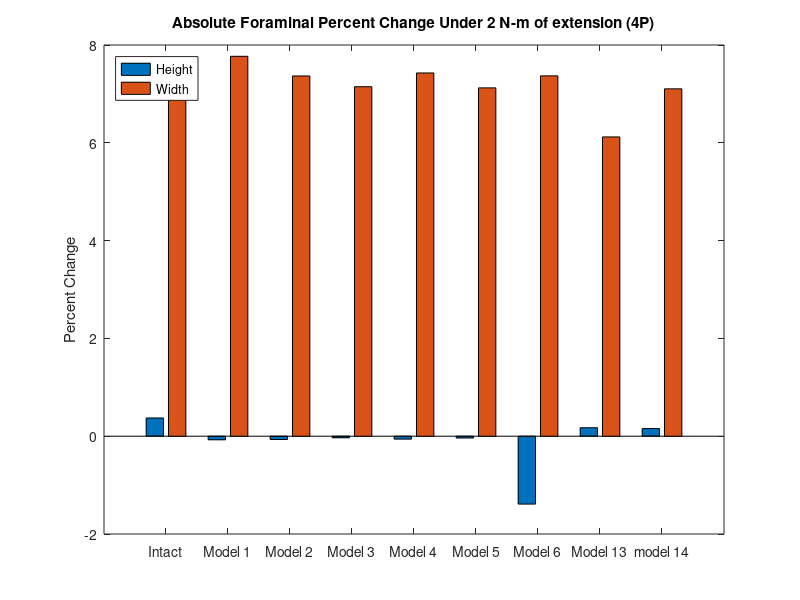
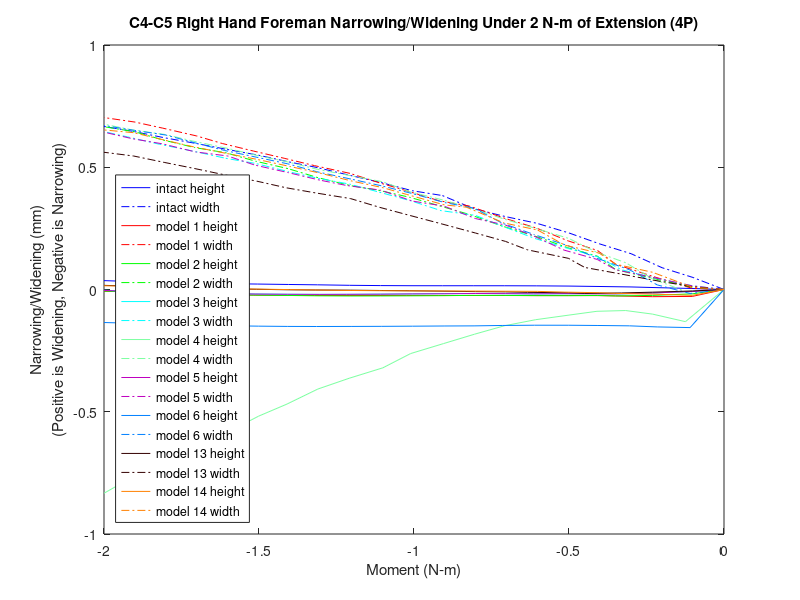

Here is the MATLAB script that generated these plots, in order:
%% foramen height and width narrowing/widening 
% for all models for the c3-c4 right hand side foramen 
% 4457,20101,9037,21922

% 4P!!

% Values for displacement and base coordinates have not yet been updated from copy paste.

k=21;
zero1=[0 0 0 0 0 0 0 0 0 0 0 0 0 0 0 0 0 0 0 0 0];

mag15y=zero1;
mag15x=zero1;
width15=zero1;
height15=zero1;

mag14y=zero1;
mag14x=zero1;
width14=zero1;
height14=zero1;

mag13y=zero1;
mag13x=zero1;
width13=zero1;
height13=zero1;

mag6y=zero1;
mag6x=zero1;
width6=zero1;
height6=zero1;

mag5y=zero1;
mag5x=zero1;
width5=zero1;
height5=zero1;

mag4y=zero1;
mag4x=zero1;
width4=zero1;
height4=zero1;

mag3y=zero1;
mag3x=zero1;
width3=zero1;
height3=zero1;


mag2y=zero1;
mag2x=zero1;
width2=zero1;
height2=zero1;

mag1y=zero1;
mag1x=zero1;
width1=zero1;
height1=zero1;
% 4457,20101,9037,21922
%% model15_intact_TLC_4P
t15=[2 2.05 2.1 2.15 2.2 2.25 2.30198 2.35365 2.40358 2.45421 2.50322 2.55384 2.60384 2.65565 2.70225 2.75206 2.80139 2.85108 2.90339 2.95085 3];

% 4457
aa1=-9.37506+[5.0731200e-01   7.4153900e-01   7.9163500e-01   8.1802000e-01   8.4803800e-01   9.0551400e-01   9.6168400e-01   1.0005300e+00   1.0411500e+00   1.1057900e+00   1.1288700e+00   1.1681100e+00   1.2015800e+00   1.2368000e+00   1.2638600e+00   1.2971700e+00   1.3251000e+00   1.3530200e+00   1.3796600e+00   1.4065500e+00   1.4273400e+00];
aa2=448.144+[1.0306900e+00  -5.5269600e-01  -1.9415400e+00  -3.5610500e+00  -4.4633800e+00  -5.4438200e+00  -6.2782600e+00  -6.8653100e+00  -7.5464400e+00  -8.7645600e+00  -9.2308900e+00  -1.0028600e+01  -1.0715600e+01  -1.1452000e+01  -1.2039300e+01  -1.2763300e+01  -1.3378600e+01  -1.4024100e+01  -1.4651200e+01  -1.5308400e+01  -1.5815000e+01];
aa3=-689.149+[-6.7815900e-01  -5.0770600e-01  -4.3422000e-01  -4.2914100e-01  -4.6139600e-01  -5.1652100e-01  -5.7910700e-01  -6.3274200e-01  -7.0538900e-01  -8.5976400e-01  -9.2734900e-01  -1.0531500e+00  -1.1709500e+00  -1.3075800e+00  -1.4245100e+00  -1.5784900e+00  -1.7181500e+00  -1.8731100e+00  -2.0316800e+00  -2.2063900e+00  -2.3462500e+00];

% 20101
ab1=-11.8681+[3.3679400e-01   5.0847000e-01   5.4206000e-01   5.5041600e-01   5.6547700e-01   6.0302400e-01   6.4074000e-01   6.6704000e-01   6.9457100e-01   7.3895400e-01   7.5532900e-01   7.8303000e-01   8.0628800e-01   8.3069500e-01   8.5031100e-01   8.7537000e-01   8.9709200e-01   9.1900600e-01   9.3975900e-01   9.6084700e-01   9.7649500e-01];
ab2=447.151+[5.9687600e-01  -5.7296900e-01  -1.5969800e+00  -2.7723600e+00  -3.4136300e+00  -4.1037900e+00  -4.6868700e+00  -5.0952400e+00  -5.5695400e+00  -6.4193500e+00  -6.7455500e+00  -7.3045100e+00  -7.7860900e+00  -8.3028400e+00  -8.7165000e+00  -9.2280800e+00  -9.6638300e+00  -1.0121000e+01  -1.0565600e+01  -1.1032500e+01  -1.1391300e+01];
ab3=-698.575+[-5.1114300e-01  -3.8109800e-01  -3.3857800e-01  -3.5194300e-01  -3.8374200e-01  -4.2845600e-01  -4.7373700e-01  -5.1077500e-01  -5.5987300e-01  -6.6152300e-01  -7.0551400e-01  -7.8637200e-01  -8.6095600e-01  -9.4681300e-01  -1.0198100e+00  -1.1154500e+00  -1.2017500e+00  -1.2973500e+00  -1.3950500e+00  -1.5023700e+00  -1.5881000e+00];

% 9037
ac1=-7.50723+[5.6194400e-01   7.9466000e-01   8.3792000e-01   8.5535800e-01   8.7971900e-01   9.3076500e-01   9.8070600e-01   1.0147900e+00   1.0499500e+00   1.1055300e+00   1.1253400e+00   1.1590000e+00   1.1875700e+00   1.2173200e+00   1.2400700e+00   1.2684600e+00   1.2923000e+00   1.3159300e+00   1.3383900e+00   1.3609400e+00   1.3784600e+00];
ac2=444.719+[1.0471600e+00  -4.7060700e-01  -1.8047100e+00  -3.3529700e+00  -4.2104300e+00  -5.1378300e+00  -5.9242400e+00  -6.4760400e+00  -7.1148500e+00  -8.2531100e+00  -8.6875500e+00  -9.4290900e+00  -1.0065900e+01  -1.0746900e+01  -1.1288900e+01  -1.1955100e+01  -1.2519900e+01  -1.3111000e+01  -1.3684100e+01  -1.4283300e+01  -1.4744200e+01];
ac3=-690.512+[-6.4682200e-01  -6.3396200e-01  -6.8488300e-01  -8.2594700e-01  -9.4277900e-01  -1.0915200e+00  -1.2343100e+00  -1.3443000e+00  -1.4816500e+00  -1.7499200e+00  -1.8603400e+00  -2.0585300e+00  -2.2379700e+00  -2.4397800e+00  -2.6078400e+00  -2.8238800e+00  -3.0154700e+00  -3.2240400e+00  -3.4337700e+00  -3.6611200e+00  -3.8408800e+00];

% 21922
ad1=-12.9198+[3.2311600e-01   5.0673800e-01   5.4856300e-01   5.6733200e-01   5.8952000e-01   6.3576500e-01   6.8178100e-01   7.1424900e-01   7.4873500e-01   8.0426800e-01   8.2453000e-01   8.5884500e-01   8.8776100e-01   9.1844900e-01   9.4303100e-01   9.7374900e-01   1.0001200e+00   1.0268900e+00   1.0523800e+00   1.0783600e+00   1.0977400e+00];
ad2=450.785+[6.8449100e-01  -6.1448700e-01  -1.7501600e+00  -3.0573600e+00  -3.7734400e+00  -4.5474400e+00  -5.2036400e+00  -5.6644200e+00  -6.2006100e+00  -7.1643400e+00  -7.5351900e+00  -8.1715900e+00  -8.7210000e+00  -9.3115200e+00  -9.7849300e+00  -1.0371500e+01  -1.0871900e+01  -1.1397800e+01  -1.1910100e+01  -1.2448800e+01  -1.2863500e+01];
ad3=-694.998+[-6.0699400e-01  -3.3992100e-01  -1.8734900e-01  -7.8878700e-02  -4.4853400e-02  -1.8600700e-02  -4.2969600e-03   6.1637800e-05  -1.6583700e-03  -2.0276700e-02  -3.3108000e-02  -6.1603300e-02  -9.1984600e-02  -1.3141600e-01  -1.6813200e-01  -2.1991600e-01  -2.6975900e-01  -3.2799200e-01  -3.9021700e-01  -4.6124000e-01  -5.1975800e-01];

ya1=aa1-ab1;
ya2=aa2-ab2;
ya3=aa3-ab3;
xa1=ad1-ac1;
xa2=ad2-ac2;
xa3=ad3-ac3;
x15=[xa1',xa2',xa3'];
y15=[ya1',ya2',ya3'];

for n=1:k
    mag15x(n)=sqrt(x15(n,1)^2+x15(n,2)^2+x15(n,3)^2);
end
for n=1:k
    mag15y(n)=sqrt(y15(n,1)^2+y15(n,2)^2+y15(n,3)^2);
end
for n=1:k
    width15(n)=mag15x(1,1)-mag15x(1,n);
end
for n=1:k
    height15(n)=mag15y(1,1)-mag15y(1,n);
end

%% model1_slideslide_tether/S2_4P
t1=[2 2.05126 2.11533 2.17471 2.20404 2.25121 2.30289 2.35286 2.41117 2.46025 2.51267 2.5564 2.60334 2.66048 2.70822 2.759 2.80923 2.85061 2.90524 2.95003 3];

% 4457
ae1=-9.37506+[-3.0640500e-01  -6.8329000e-02   1.9138200e-01   3.6469500e-01   5.5920600e-01   6.8057200e-01   8.2513000e-01   9.0623300e-01   1.0042700e+00   1.0408900e+00   1.1039000e+00   1.1519800e+00   1.2038200e+00   1.2452800e+00   1.2827700e+00   1.3184500e+00   1.3525400e+00   1.3856900e+00   1.4180900e+00   1.4442200e+00   1.4636500e+00];
ae2=448.144+[2.1859200e+00   1.6830700e+00   6.6479300e-01  -2.6589400e-01  -1.4461700e+00  -2.3439100e+00  -3.6745800e+00  -4.6250800e+00  -5.9141500e+00  -6.4674600e+00  -7.5212500e+00  -8.3851900e+00  -9.3931200e+00  -1.0263100e+01  -1.1099200e+01  -1.1962900e+01  -1.2822600e+01  -1.3671700e+01  -1.4507300e+01  -1.5216500e+01  -1.5756000e+01];
ae3=-689.149+[-1.1481100e+00  -1.3098300e+00  -1.0702700e+00  -9.2384800e-01  -7.9248600e-01  -7.4299200e-01  -7.1360500e-01  -7.2894400e-01  -7.9161000e-01  -8.3102900e-01  -9.2604500e-01  -1.0227700e+00  -1.1548600e+00  -1.2852700e+00  -1.4245300e+00  -1.5839900e+00  -1.7581100e+00  -1.9443200e+00  -2.1408100e+00  -2.3181700e+00  -2.4592100e+00];

% 20101
af1=-11.8681+[-3.2046100e-01  -1.5428200e-01   2.8751600e-02   1.5505100e-01   2.9743700e-01   3.8978100e-01   5.0044400e-01   5.6174400e-01   6.3793400e-01   6.6685800e-01   7.1736900e-01   7.5680500e-01   7.9962200e-01   8.3407500e-01   8.6531700e-01   8.9502800e-01   9.2267500e-01   9.4891700e-01   9.7391000e-01   9.9507000e-01   1.0108200e+00];
af2=447.151+[1.5394400e+00   1.1465000e+00   4.6985400e-01  -1.7471600e-01  -1.0104900e+00  -1.6685800e+00  -2.6575500e+00  -3.3568000e+00  -4.2993300e+00  -4.7021800e+00  -5.4684500e+00  -6.0959900e+00  -6.8282900e+00  -7.4620100e+00  -8.0725800e+00  -8.7040000e+00  -9.3332400e+00  -9.9555100e+00  -1.0567000e+01  -1.1088700e+01  -1.1486100e+01];
af3=-698.575+[-8.3785300e-01  -9.6878200e-01  -7.5718000e-01  -6.3297600e-01  -5.1482400e-01  -4.6816200e-01  -4.3375700e-01  -4.3929800e-01  -4.7812600e-01  -5.0374500e-01  -5.6600500e-01  -6.2885200e-01  -7.1409100e-01  -7.9777200e-01  -8.8691000e-01  -9.8921400e-01  -1.1010900e+00  -1.2206800e+00  -1.3461600e+00  -1.4592100e+00  -1.5490000e+00];

% 9037
ag1=-7.50723+[-2.5743400e-01  -1.0053800e-02   2.5813400e-01   4.3438600e-01   6.2778300e-01   7.4693300e-01   8.8961000e-01   9.6818500e-01   1.0600800e+00   1.0934800e+00   1.1493600e+00   1.1906800e+00   1.2347500e+00   1.2692600e+00   1.2999500e+00   1.3285500e+00   1.3556600e+00   1.3820000e+00   1.4078700e+00   1.4285600e+00   1.4439600e+00];
ag2=444.719+[2.1685800e+00   1.6963000e+00   7.4223500e-01  -1.3656100e-01  -1.2536700e+00  -2.1068500e+00  -3.3699700e+00  -4.2698100e+00  -5.4874900e+00  -6.0091000e+00  -7.0008600e+00  -7.8121500e+00  -8.7561300e+00  -9.5689300e+00  -1.0348300e+01  -1.1151500e+01  -1.1949100e+01  -1.2734800e+01  -1.3505800e+01  -1.4158700e+01  -1.4654300e+01];
ag3=-690.512+[-1.0346900e+00  -1.2630500e+00  -1.1665700e+00  -1.1291300e+00  -1.1242400e+00  -1.1587800e+00  -1.2462800e+00  -1.3443800e+00  -1.5184000e+00  -1.6050900e+00  -1.7890700e+00  -1.9578500e+00  -2.1726000e+00  -2.3731100e+00  -2.5786300e+00  -2.8053000e+00  -3.0450400e+00  -3.2948800e+00  -3.5528800e+00  -3.7814100e+00  -3.9608100e+00];

% 21922
ah1=-12.9198+[-3.6086200e-01  -1.8857900e-01  -1.2636200e-03   1.2959700e-01   2.8103000e-01   3.7923000e-01   4.9510800e-01   5.6052800e-01   6.4459700e-01   6.7716600e-01   7.3529800e-01   7.8180400e-01   8.3249800e-01   8.7395600e-01   9.1220900e-01   9.4916900e-01   9.8399400e-01   1.0172600e+00   1.0491200e+00   1.0759900e+00   1.0959400e+00];
ah2=450.785+[1.7083600e+00   1.2791000e+00   4.9472300e-01  -2.3358300e-01  -1.1704500e+00  -1.8984700e+00  -2.9917600e+00  -3.7678700e+00  -4.8172300e+00  -5.2668500e+00  -6.1234000e+00  -6.8262100e+00  -7.6479500e+00  -8.3604300e+00  -9.0479700e+00  -9.7602100e+00  -1.0471200e+01  -1.1175700e+01  -1.1869600e+01  -1.2462500e+01  -1.2915100e+01];
ah3=-694.998+[-1.0313900e+00  -1.1201100e+00  -7.9162400e-01  -5.8128300e-01  -3.6340300e-01  -2.5101000e-01  -1.2393000e-01  -6.4279500e-02  -1.6181900e-02  -5.1680300e-03   1.0190700e-03  -6.9364300e-03  -2.9743300e-02  -6.0737300e-02  -1.0033700e-01  -1.5269500e-01  -2.1610500e-01  -2.8902600e-01  -3.6982000e-01  -4.4579000e-01  -5.0791700e-01];

xb1=ah1-ag1;
xb2=ah2-ag2;
xb3=ah3-ag3;
yb1=ae1-af1;
yb2=ae2-af2;
yb3=ae3-af3;
y1=[yb1',yb2',yb3'];
x1=[xb1',xb2',xb3'];

for n=1:k
    mag1x(n)=sqrt(x1(n,1)^2+x1(n,2)^2+x1(n,3)^2);
end
for n=1:k
    mag1y(n)=sqrt(y1(n,1)^2+y1(n,2)^2+y1(n,3)^2);
end
for n=1:k
    height1(n)=mag1y(1,1)-mag1y(1,n);
end
for n=1:k
    width1(n)=mag1x(1,1)-mag1x(1,n);
end
%% model2_SlideSlide_NoTether/S2_4P
t2=[2 2.05126 2.1153 2.17471 2.20447 2.25221 2.30059 2.35788 2.41099 2.45099 2.50605 2.55427 2.60174 2.65492 2.70335 2.75569 2.80363 2.85302 2.90564 2.95047 3];

% 4457
ai1=-9.37506+[-1.7017400e-01  -8.6745300e-02   2.1805900e-02   1.0866100e-01   2.0539100e-01   2.7658900e-01   3.5624600e-01   4.3179100e-01   5.2073800e-01   5.8227700e-01   6.6599500e-01   7.2162500e-01   7.6250700e-01   8.2870200e-01   9.0214400e-01   9.6424600e-01   1.0354000e+00   1.0756600e+00   1.1366200e+00   1.1954200e+00   1.2308200e+00];
ai2=448.144+[2.5984000e+00   2.3561400e+00   1.8619500e+00   1.3569100e+00   7.1423600e-01   2.0774900e-01  -4.3459400e-01  -1.1036200e+00  -1.9293000e+00  -2.5576800e+00  -3.4848600e+00  -4.1856200e+00  -4.7136100e+00  -5.5672200e+00  -6.5271900e+00  -7.3698900e+00  -8.3851500e+00  -8.9821200e+00  -9.9240000e+00  -1.0877700e+01  -1.1480300e+01];
ai3=-689.149+[-1.3210800e+00  -1.3932200e+00  -1.2901100e+00  -1.1623700e+00  -1.0337900e+00  -9.4846200e-01  -8.6865300e-01  -8.1434600e-01  -7.6973600e-01  -7.4896900e-01  -7.3300400e-01  -7.3498200e-01  -7.4372500e-01  -7.7605700e-01  -8.4124000e-01  -9.1781200e-01  -1.0306100e+00  -1.1063600e+00  -1.2403200e+00  -1.3940600e+00  -1.5003000e+00];

% 20101
aj1=-11.8681+[-2.1616900e-01  -1.6087800e-01  -9.0303100e-02  -3.6231500e-02   2.6370400e-02   7.3511900e-02   1.2808600e-01   1.8227100e-01   2.4800400e-01   2.9559900e-01   3.6084400e-01   4.0429100e-01   4.3659000e-01   4.8891400e-01   5.4716800e-01   5.9714200e-01   6.5504200e-01   6.8758100e-01   7.3653300e-01   7.8298200e-01   8.1085500e-01];
aj2=447.151+[1.8236600e+00   1.6671800e+00   1.3812600e+00   1.0914400e+00   7.0946900e-01   3.9215600e-01  -2.4995400e-02  -4.7491700e-01  -1.0460700e+00  -1.4927500e+00  -2.1593500e+00  -2.6698200e+00  -3.0554800e+00  -3.6784400e+00  -4.3759500e+00  -4.9905900e+00  -5.7347800e+00  -6.1731600e+00  -6.8674400e+00  -7.5719700e+00  -8.0185800e+00];
aj3=-698.575+[-9.6580700e-01  -1.0276000e+00  -9.4309500e-01  -8.3613300e-01  -7.3184800e-01  -6.5728000e-01  -5.8740900e-01  -5.3892500e-01  -4.9393400e-01  -4.6825200e-01  -4.4014300e-01  -4.2900600e-01  -4.2567700e-01  -4.3459200e-01  -4.6679600e-01  -5.0876700e-01  -5.7340200e-01  -6.1791700e-01  -6.9822700e-01  -7.9207700e-01  -8.5762600e-01];

% 9037
ak1=-7.50723+[-1.1656300e-01  -2.9354300e-02   8.3948700e-02   1.7340800e-01   2.7301200e-01   3.4409200e-01   4.2465500e-01   5.0088500e-01   5.8975200e-01   6.5084700e-01   7.3389500e-01   7.8899400e-01   8.2906900e-01   8.9243900e-01   9.6067300e-01   1.0171800e+00   1.0810200e+00   1.1167900e+00   1.1703600e+00   1.2215200e+00   1.2520800e+00];
ak2=444.719+[2.5710800e+00   2.3468300e+00   1.8887800e+00   1.4203500e+00   8.2240300e-01   3.4890600e-01  -2.5254700e-01  -8.8072900e-01  -1.6567500e+00  -2.2480100e+00  -3.1197900e+00  -3.7784900e+00  -4.2744300e+00  -5.0758300e+00  -5.9756800e+00  -6.7646300e+00  -7.7138000e+00  -8.2711400e+00  -9.1493300e+00  -1.0036900e+01  -1.0596900e+01];
ak3=-690.512+[-1.1726200e+00  -1.2877800e+00  -1.2709300e+00  -1.2276400e+00  -1.1950900e+00  -1.1788500e+00  -1.1786400e+00  -1.1995400e+00  -1.2419700e+00  -1.2832800e+00  -1.3551100e+00  -1.4202900e+00  -1.4757400e+00  -1.5823400e+00  -1.7302000e+00  -1.8776500e+00  -2.0734300e+00  -2.1968200e+00  -2.4042700e+00  -2.6304400e+00  -2.7813900e+00];

% 21922
al1=-12.9198+[-2.5352100e-01  -1.9632700e-01  -1.2491700e-01  -6.9078600e-02  -4.9018500e-03   4.5769800e-02   1.0192900e-01   1.5712700e-01   2.2484600e-01   2.7391500e-01   3.4091600e-01   3.8542600e-01   4.1899500e-01   4.7515400e-01   5.3991100e-01   5.9652000e-01   6.6291700e-01   7.0058000e-01   7.5777200e-01   8.1287900e-01   8.4633600e-01];
al2=450.785+[2.0291800e+00   1.8525800e+00   1.5117200e+00   1.1622300e+00   7.1434700e-01   3.4689400e-01  -1.3005400e-01  -6.3714500e-01  -1.2773900e+00  -1.7763800e+00  -2.5209400e+00  -3.0904500e+00  -3.5207500e+00  -4.2163100e+00  -4.9972100e+00  -5.6862300e+00  -6.5213400e+00  -7.0136900e+00  -7.7940900e+00  -8.5868800e+00  -9.0899100e+00];
al3=-694.998+[-1.2003100e+00  -1.2384500e+00  -1.0918000e+00  -9.1945600e-01  -7.4581300e-01  -6.1958100e-01  -4.9067900e-01  -3.8769700e-01  -2.7885100e-01  -2.0640500e-01  -1.1106600e-01  -5.0877700e-02  -1.1319000e-02   3.7391800e-02   6.9355700e-02   8.2599300e-02   8.2802400e-02   7.5408400e-02   5.2309800e-02   1.4593100e-02  -1.6398600e-02];

xc1=al1-ak1;
xc2=al2-ak2;
xc3=al3-ak3;
yd1=ai1-aj1;
yd2=ai2-aj2;
yd3=ai3-aj3;
y2=[yd1',yd2',yd3'];
x2=[xc1',xc2',xc3'];

for n=1:k
    mag2x(n)=sqrt(x2(n,1)^2+x2(n,2)^2+x2(n,3)^2);
end
for n=1:k
    mag2y(n)=sqrt(y2(n,1)^2+y2(n,2)^2+y2(n,3)^2);
end
for n=1:k
    height2(n)=mag2y(1,1)-mag2y(1,n);
end
for n=1:k
    width2(n)=mag2x(1,1)-mag2x(1,n);
end

%% model3_APSlide_Tether/S2_4P
t3=[2 2.05126 2.11533 2.16533 2.20361 2.25215 2.30482 2.35211 2.4011 2.4565 2.50468 2.55973 2.60432 2.65144 2.70196 2.75595 2.80367 2.85248 2.91084 2.96199 3];
% 4457
am1=-9.37506+[3.5697400e-01   3.9395700e-01   4.4771500e-01   4.9652200e-01   5.5232400e-01   5.9211300e-01   6.3990700e-01   6.8511800e-01   7.3668300e-01   7.5949900e-01   8.1067600e-01   8.6067500e-01   9.0167200e-01   9.3082200e-01   9.6891800e-01   1.0192900e+00   1.0510900e+00   1.0934300e+00   1.1392700e+00   1.1851300e+00   1.2168800e+00];
am2=448.144+[1.9618200e+00   1.8071300e+00   1.4509700e+00   1.0734000e+00   5.8475500e-01   1.9883800e-01  -2.9848400e-01  -8.1579800e-01  -1.4515500e+00  -1.7446200e+00  -2.4440600e+00  -3.1896500e+00  -3.8547400e+00  -4.3502700e+00  -5.0193600e+00  -5.8902000e+00  -6.4435300e+00  -7.1890200e+00  -8.0074900e+00  -8.8467200e+00  -9.4408200e+00];
am3=-689.149+[-1.2861900e+00  -1.2740300e+00  -1.1908800e+00  -1.0915200e+00  -9.8567200e-01  -9.1734600e-01  -8.4487800e-01  -7.9447500e-01  -7.5210000e-01  -7.3852700e-01  -7.1698700e-01  -7.0616300e-01  -7.0661300e-01  -7.1222700e-01  -7.2978600e-01  -7.7235000e-01  -8.1194100e-01  -8.7837200e-01  -9.6592900e-01  -1.0702500e+00  -1.1522400e+00];
% 20101
an1=-11.8681+[1.9195900e-01   2.1624400e-01   2.4743000e-01   2.7355300e-01   3.0376100e-01   3.2816500e-01   3.5811100e-01   3.8783800e-01   4.2370300e-01   4.4049200e-01   4.7938800e-01   5.1775700e-01   5.4952200e-01   5.7182800e-01   6.0099100e-01   6.4037400e-01   6.6563700e-01   6.9959000e-01   7.3606200e-01   7.7248700e-01   7.9755000e-01];
an2=447.151+[1.2337100e+00   1.1560900e+00   9.8200600e-01   7.9215900e-01   5.4134000e-01   3.2587900e-01   3.4333700e-02  -2.8112300e-01  -6.8577400e-01  -8.7872700e-01  -1.3523200e+00  -1.8678000e+00  -2.3353300e+00  -2.6868500e+00  -3.1648600e+00  -3.7924400e+00  -4.1923800e+00  -4.7322300e+00  -5.3261500e+00  -5.9384500e+00  -6.3729700e+00];
an3=-698.575+[-8.9701400e-01  -8.8692000e-01  -8.2176900e-01  -7.4022300e-01  -6.5824400e-01  -6.0237800e-01  -5.4084400e-01  -4.9913900e-01  -4.6126800e-01  -4.4749500e-01  -4.2115100e-01  -4.0044400e-01  -3.8782700e-01  -3.8167800e-01  -3.8090700e-01  -3.9492300e-01  -4.1369500e-01  -4.4859200e-01  -4.9739200e-01  -5.5757300e-01  -6.0573100e-01];
% 9037
ao1=-7.50723+[4.2968700e-01   4.6735400e-01   5.2197900e-01   5.7084100e-01   6.2650300e-01   6.6548100e-01   7.1249500e-01   7.5721700e-01   8.0824500e-01   8.3061300e-01   8.8060100e-01   9.2953600e-01   9.6961700e-01   9.9794800e-01   1.0345600e+00   1.0815100e+00   1.1103300e+00   1.1480000e+00   1.1881400e+00   1.2276900e+00   1.2548400e+00];
ao2=444.719+[1.9664300e+00   1.8250700e+00   1.4981400e+00   1.1511800e+00   7.0102900e-01   3.4349400e-01  -1.1815700e-01  -5.9985500e-01  -1.1927900e+00  -1.4665800e+00  -2.1208600e+00  -2.8182300e+00  -3.4400900e+00  -3.9032500e+00  -4.5285100e+00  -5.3425000e+00  -5.8594800e+00  -6.5553200e+00  -7.3184700e+00  -8.1001600e+00  -8.6528900e+00];
ao3=-690.512+[-1.1964600e+00  -1.2172500e+00  -1.2051600e+00  -1.1773700e+00  -1.1562400e+00  -1.1478200e+00  -1.1466900e+00  -1.1635200e+00  -1.1977200e+00  -1.2174900e+00  -1.2712100e+00  -1.3363700e+00  -1.4015700e+00  -1.4539600e+00  -1.5328100e+00  -1.6523900e+00  -1.7398300e+00  -1.8696000e+00  -2.0250000e+00  -2.1969100e+00  -2.3256300e+00];
% 21922
ap1=-12.9198+[1.6308400e-01   1.8817300e-01   2.2030400e-01   2.4836300e-01   2.8060900e-01   3.0720700e-01   3.3900500e-01   3.6945400e-01   4.0582000e-01   4.2307100e-01   4.6304500e-01   5.0217000e-01   5.3453900e-01   5.5755900e-01   5.8832000e-01   6.3155900e-01   6.6008600e-01   6.9906700e-01   7.4164300e-01   7.8479600e-01   8.1485600e-01];
ap2=450.785+[1.3985100e+00   1.3064200e+00   1.0890900e+00   8.4992600e-01   5.4313100e-01   2.8616400e-01  -5.7373200e-02  -4.2118900e-01  -8.8275300e-01  -1.1014100e+00  -1.6359500e+00  -2.2166300e+00  -2.7424200e+00  -3.1375600e+00  -3.6743500e+00  -4.3784000e+00  -4.8274800e+00  -5.4343900e+00  -6.1025900e+00  -6.7919200e+00  -7.2814200e+00];
ap3=-694.998+[-1.0828400e+00  -1.0561400e+00  -9.4274800e-01  -8.0753900e-01  -6.6665300e-01  -5.6820900e-01  -4.5497400e-01  -3.6675400e-01  -2.7581100e-01  -2.3854400e-01  -1.5780300e-01  -8.0893800e-02  -1.9677400e-02   2.1961400e-02   6.9490800e-02   1.1471400e-01   1.3302900e-01   1.4742400e-01   1.5146100e-01   1.4412800e-01   1.3245800e-01];

xe1=ap1-ao1;
xe2=ap2-ao2;
xe3=ap3-ao3;
yf1=am1-an1;
yf2=am2-an2;
yf3=am3-an3;
y3=[yf1',yf2',yf3'];
x3=[xe1',xe2',xe3'];

for n=1:k
    mag3x(n)=sqrt(x3(n,1)^2+x3(n,2)^2+x3(n,3)^2);
end
for n=1:k
    mag3y(n)=sqrt(y3(n,1)^2+y3(n,2)^2+y3(n,3)^2);
end
for n=1:k
    height3(n)=mag3y(1,1)-mag3y(1,n);
end
for n=1:k
    width3(n)=mag3x(1,1)-mag3x(1,n);
end


%% model4_APSlide_NoTether/S2_4P
t4=[2 2.0622 2.11523 2.15852 2.20492 2.25001 2.30364 2.35417 2.40231 2.45225 2.50547 2.55011 2.60474 2.65523 2.70472 2.7507 2.80007 2.85772 2.90074 2.95442 3];
% 4457
aq1=-9.37506+[-4.4029300e-01   8.1605900e-01   1.0242200e+00   1.0784800e+00   1.1027300e+00   1.1387900e+00   1.1665900e+00   1.1936100e+00   1.2363300e+00   1.2770700e+00   1.3108300e+00   1.3443700e+00   1.3655300e+00   1.3860600e+00   1.4149100e+00   1.4372300e+00   1.4642600e+00   1.4916000e+00   1.5176200e+00   1.5365300e+00   1.5599000e+00];
aq2=448.144+[2.2729300e+00  -8.1201400e-01  -2.6995000e+00  -4.3170100e+00  -5.1858100e+00  -6.3240400e+00  -7.1408300e+00  -7.9577400e+00  -8.8537400e+00  -9.6861300e+00  -1.0463100e+01  -1.1428500e+01  -1.2070400e+01  -1.2684600e+01  -1.3469800e+01  -1.4065500e+01  -1.4803300e+01  -1.5511500e+01  -1.6177300e+01  -1.6670800e+01  -1.7278100e+01];
aq3=689.149+[-1.2343600e-01  -8.5814800e-01  -7.1728700e-01  -7.2182500e-01  -7.5685900e-01  -8.2953000e-01  -8.9843700e-01  -9.8111300e-01  -1.0862100e+00  -1.1982500e+00  -1.3164700e+00  -1.4813200e+00  -1.6024800e+00  -1.7266800e+00  -1.8958300e+00  -2.0321200e+00  -2.2103000e+00  -2.3906600e+00  -2.5693000e+00  -2.7069100e+00  -2.8813000e+00];
% 20101
ar1=-11.8681+[-4.2105700e-01   5.2984000e-01   6.8730600e-01   7.2265600e-01   7.3652300e-01   7.5844700e-01   7.7686900e-01   7.9771200e-01   8.3229900e-01   8.6564100e-01   8.9371000e-01   9.2170400e-01   9.3946800e-01   9.5681300e-01   9.8074000e-01   9.9876700e-01   1.0202300e+00   1.0407500e+00   1.0617100e+00   1.0770600e+00   1.0957300e+00];
ar2=447.151+[1.4900500e+00  -8.6712200e-01  -2.2930600e+00  -3.4711200e+00  -4.0880000e+00  -4.8903100e+00  -5.4642700e+00  -6.0400200e+00  -6.6728500e+00  -7.2628600e+00  -7.8155600e+00  -8.5030500e+00  -8.9624300e+00  -9.4034200e+00  -9.9670200e+00  -1.0395200e+01  -1.0926500e+01  -1.1436200e+01  -1.1918300e+01  -1.2276500e+01  -1.2717600e+01];
ar3=-698.575+[6.5302800e-02  -5.3801800e-01  -4.2823000e-01  -4.4745000e-01  -4.7942000e-01  -5.3645200e-01  -5.8646500e-01  -6.4411700e-01  -7.1449300e-01  -7.8800200e-01  -8.6502300e-01  -9.7130600e-01  -1.0492500e+00  -1.1290700e+00  -1.2366600e+00  -1.3229900e+00  -1.4354900e+00  -1.5487900e+00  -1.6605300e+00  -1.7464100e+00  -1.8548800e+00];
% 9037
as1=-7.50723+[-3.8446300e-01   8.9401300e-01   1.0966500e+00   1.1403000e+00   1.1582000e+00   1.1858000e+00   1.2074100e+00   1.2282400e+00   1.2640300e+00   1.2982400e+00   1.3262800e+00   1.3540300e+00   1.3713400e+00   1.3880700e+00   1.4116000e+00   1.4299400e+00   1.4520400e+00   1.4748000e+00   1.4964200e+00   1.5120900e+00   1.5314900e+00];
as2=444.719+[2.2354400e+00  -6.8887000e-01  -2.4959900e+00  -4.0399500e+00  -4.8643100e+00  -5.9398800e+00  -6.7090700e+00  -7.4764200e+00  -8.3155300e+00  -9.0931600e+00  -9.8171300e+00  -1.0713200e+01  -1.1307700e+01  -1.1875500e+01  -1.2599700e+01  -1.3147900e+01  -1.3825500e+01  -1.4474300e+01  -1.5083000e+01  -1.5533400e+01  -1.6086500e+01];
as3=-690.512+[5.8991400e-02  -1.0423800e+00  -1.0680000e+00  -1.2141700e+00  -1.3282300e+00  -1.5049900e+00  -1.6480700e+00  -1.8039600e+00  -1.9887300e+00  -2.1734300e+00  -2.3582400e+00  -2.6044500e+00  -2.7786400e+00  -2.9527900e+00  -3.1852000e+00  -3.3686600e+00  -3.6041800e+00  -3.8385100e+00  -4.0669300e+00  -4.2407400e+00  -4.4590300e+00];
% 21922
at1=-12.9198+[-4.7550300e-01   5.1700500e-01   6.8719100e-01   7.3310400e-01   7.5287700e-01   7.8278000e-01   8.0697400e-01   8.3353000e-01   8.7488900e-01   9.1466900e-01   9.4815600e-01   9.8111100e-01   1.0021300e+00   1.0228200e+00   1.0517900e+00   1.0736100e+00   1.0998700e+00   1.1249600e+00   1.1503900e+00   1.1690200e+00   1.1917300e+00];
at2=450.785+[1.6833300e+00  -9.3789300e-01  -2.5173400e+00  -3.8235700e+00  -4.5108900e+00  -5.4079500e+00  -6.0514600e+00  -6.6983700e+00  -7.4108200e+00  -8.0759200e+00  -8.6999700e+00  -9.4782800e+00  -9.9991000e+00  -1.0499600e+01  -1.1140500e+01  -1.1628100e+01  -1.2234100e+01  -1.2816400e+01  -1.3368100e+01  -1.3778500e+01  -1.4285100e+01];
at3=-694.998+[-1.5938200e-01  -4.7131200e-01  -2.1351300e-01  -1.1815200e-01  -9.0311900e-02  -7.0247500e-02  -6.6044900e-02  -7.0262000e-02  -8.3005100e-02  -1.0423700e-01  -1.3354800e-01  -1.8200200e-01  -2.2234600e-01  -2.6681500e-01  -3.2992500e-01  -3.8322500e-01  -4.5569400e-01  -5.3161100e-01  -6.0887600e-01  -6.6970700e-01  -7.4784200e-01];

xg1=at1-as1;
xg2=at2-as2;
xg3=at3-as3;
yh1=aq1-ar1;
yh2=aq2-ar2;
yh3=aq3-ar3;
y4=[yh1',yh2',yh3'];
x4=[xg1',xg2',xg3'];

for n=1:k
    mag4x(n)=sqrt(x4(n,1)^2+x4(n,2)^2+x4(n,3)^2);
end
for n=1:k
    mag4y(n)=sqrt(y4(n,1)^2+y4(n,2)^2+y4(n,3)^2);
end
for n=1:k
    height4(n)=mag4y(1,1)-mag4y(1,n);
end
for n=1:k
    width4(n)=mag4x(1,1)-mag4x(1,n);
end

%% model5_LatSlide_Tether/S2_4P
t5=[2 2.05126 2.11533 2.17471 2.20404 2.25806 2.30703 2.35279 2.40109 2.45138 2.50274 2.55389 2.60894 2.65187 2.70418 2.75649 2.80083 2.85242 2.90526 2.95387 3];
% 4457
au1=-9.37506+[3.3988300e-01   3.7537400e-01   4.2699600e-01   4.7355800e-01   5.1934600e-01   5.5804000e-01   6.2284800e-01   6.6535500e-01   6.9119800e-01   7.4912000e-01   7.7494900e-01   8.3176700e-01   8.5631700e-01   8.8444600e-01   9.2475900e-01   9.6660200e-01   1.0221500e+00   1.0467000e+00   1.0947900e+00   1.1259800e+00   1.1650900e+00];
au2=448.144+[1.9866000e+00   1.8345200e+00   1.4855600e+00   1.1152000e+00   6.9781500e-01   3.1558300e-01  -3.6639900e-01  -8.8280000e-01  -1.2115800e+00  -1.9988300e+00  -2.3649400e+00  -3.2475300e+00  -3.6569800e+00  -4.1475100e+00  -4.8790700e+00  -5.6272800e+00  -6.6257200e+00  -7.0724600e+00  -7.9578400e+00  -8.5453200e+00  -9.2960400e+00];
au3=-689.149+[-1.2875100e+00  -1.2756900e+00  -1.1937600e+00  -1.0948200e+00  -1.0000200e+00  -9.2621500e-01  -8.2394500e-01  -7.7651100e-01  -7.5291800e-01  -7.1780200e-01  -7.0663500e-01  -6.9356200e-01  -6.9284800e-01  -6.9636000e-01  -7.1240900e-01  -7.4490000e-01  -8.1534900e-01  -8.5528500e-01  -9.4796500e-01  -1.0186900e+00  -1.1188900e+00];
% 20101
av1=-11.8681+[1.6997400e-01   1.9295000e-01   2.2203600e-01   2.4622400e-01   2.7084300e-01   2.9331700e-01   3.3349400e-01   3.6205500e-01   3.8009700e-01   4.2345400e-01   4.4330900e-01   4.8691500e-01   5.0592200e-01   5.2761400e-01   5.5834900e-01   5.9089300e-01   6.3488200e-01   6.5450600e-01   6.9257800e-01   7.1733300e-01   7.4800600e-01];
av2=447.151+[1.2432900e+00   1.1675200e+00   9.9819600e-01   8.1347500e-01   5.9935400e-01   3.9610600e-01   3.8680800e-03  -3.1124100e-01  -5.1728400e-01  -1.0361500e+00  -1.2829700e+00  -1.8917500e+00  -2.1780700e+00  -2.5240700e+00  -3.0444900e+00  -3.5818000e+00  -4.3022400e+00  -4.6252800e+00  -5.2667200e+00  -5.6945600e+00  -6.2427900e+00];
av3=-698.575+[-8.9375500e-01  -8.8396400e-01  -8.2009800e-01  -7.3915700e-01  -6.6459600e-01  -6.0643800e-01  -5.2031600e-01  -4.8111300e-01  -4.6052900e-01  -4.2458500e-01  -4.1064800e-01  -3.8543500e-01  -3.7675400e-01  -3.6901000e-01  -3.6544000e-01  -3.7398300e-01  -4.0635400e-01  -4.2702500e-01  -4.7770300e-01  -5.1776200e-01  -5.7578700e-01];
% 9037
aw1=-7.50723+[4.1513500e-01   4.5127900e-01   5.0377600e-01   5.5027900e-01   5.9544400e-01   6.3340400e-01   6.9602300e-01   7.3759100e-01   7.6285200e-01   8.1898900e-01   8.4386700e-01   8.9861300e-01   9.2231200e-01   9.4945300e-01   9.8796600e-01   1.0268200e+00   1.0767000e+00   1.0983100e+00   1.1400800e+00   1.1667900e+00   1.2000100e+00];
aw2=444.719+[1.9912800e+00   1.8523600e+00   1.5321400e+00   1.1918600e+00   8.0710200e-01   4.5412000e-01  -1.7868500e-01  -6.5978500e-01  -9.6628500e-01  -1.7022400e+00  -2.0446300e+00  -2.8703800e+00  -3.2531900e+00  -3.7116300e+00  -4.3952100e+00  -5.0945200e+00  -6.0271900e+00  -6.4440400e+00  -7.2694600e+00  -7.8166500e+00  -8.5151700e+00];
aw3=-690.512+[-1.1941100e+00  -1.2149100e+00  -1.2030200e+00  -1.1748500e+00  -1.1531900e+00  -1.1417400e+00  -1.1391500e+00  -1.1582100e+00  -1.1749500e+00  -1.2288800e+00  -1.2571900e+00  -1.3342700e+00  -1.3738100e+00  -1.4243100e+00  -1.5081400e+00  -1.6075300e+00  -1.7646800e+00  -1.8426400e+00  -2.0090600e+00  -2.1274600e+00  -2.2872200e+00];
% 21922
ax1=-12.9198+[1.3890300e-01   1.6262100e-01   1.9254100e-01   2.1871800e-01   2.4548800e-01   2.6997000e-01   3.1383500e-01   3.4335000e-01   3.6189600e-01   4.0688800e-01   4.2761900e-01   4.7301400e-01   4.9268700e-01   5.1520300e-01   5.4780900e-01   5.8372700e-01   6.3391600e-01   6.5670900e-01   7.0156400e-01   7.3112200e-01   7.6818000e-01];
ax2=450.785+[1.4125100e+00   1.3225300e+00   1.1112300e+00   8.7798500e-01   6.1430100e-01   3.6868800e-01  -9.5385800e-02  -4.5848700e-01  -6.9428300e-01  -1.2823500e+00  -1.5613200e+00  -2.2474800e+00  -2.5698500e+00  -2.9592100e+00  -3.5441300e+00  -4.1472600e+00  -4.9566800e+00  -5.3200700e+00  -6.0420600e+00  -6.5239000e+00  -7.1416200e+00];
ax3=-694.998+[-1.0848600e+00  -1.0587400e+00  -9.4788300e-01  -8.1393400e-01  -6.8681700e-01  -5.8494300e-01  -4.2697700e-01  -3.4176200e-01  -2.9327900e-01  -1.9406500e-01  -1.5149900e-01  -5.9409000e-02  -2.0517300e-02   2.2811600e-02   7.8049100e-02   1.2088700e-01   1.5574600e-01   1.6468100e-01   1.7145100e-01   1.6868000e-01   1.5719300e-01];

xi1=ax1-aw1;
xi2=ax2-aw2;
xi3=ax3-aw3;
yj1=au1-av1;
yj2=au2-av2;
yj3=au3-av3;
y5=[yj1',yj2',yj3'];
x5=[xi1',xi2',xi3'];

for n=1:k
    mag5x(n)=sqrt(x5(n,1)^2+x5(n,2)^2+x5(n,3)^2);
end
for n=1:k
    mag5y(n)=sqrt(y5(n,1)^2+y5(n,2)^2+y5(n,3)^2);
end
for n=1:k
    height5(n)=mag5y(1,1)-mag5y(1,n);
end
for n=1:k
    width5(n)=mag5x(1,1)-mag5x(1,n);
end


%% model6_LatSlide_NoTether/S2_4P
t6=[2 2.05467 2.1077 2.15244 2.20335 2.25035 2.30555 2.35774 2.40313 2.45015 2.50252 2.55284 2.60017 2.65712 2.70364 2.75106 2.80515 2.85128 2.90047 2.95082 3];
% 4457
ay1=-9.37506+[-4.4025400e-01   2.9440900e-01   5.1655100e-01   8.1081100e-01   9.3166500e-01   1.0287000e+00   1.0857200e+00   1.1280600e+00   1.1710500e+00   1.1914600e+00   1.2287800e+00   1.2600300e+00   1.2844200e+00   1.3125100e+00   1.3419700e+00   1.3659900e+00   1.3935300e+00   1.4204000e+00   1.4522200e+00   1.4714900e+00   1.4918100e+00];
ay2=448.144+[2.2728400e+00   5.4473400e-01  -4.6379200e-01  -2.2419500e+00  -3.4419800e+00  -4.7105700e+00  -5.7713700e+00  -6.8622800e+00  -8.3022000e+00  -8.8357600e+00  -9.7374000e+00  -1.0508700e+01  -1.1160200e+01  -1.1959200e+01  -1.2797700e+01  -1.3448200e+01  -1.4194600e+01  -1.4899000e+01  -1.5759300e+01  -1.6268300e+01  -1.6801300e+01];
ay3=-689.149+[-1.2469200e-01  -1.0748800e+00  -8.9589800e-01  -7.2709500e-01  -6.9785700e-01  -7.1910400e-01  -7.7386500e-01  -8.5813900e-01  -1.0060700e+00  -1.0711100e+00  -1.1934600e+00  -1.3116300e+00  -1.4210900e+00  -1.5682300e+00  -1.7372500e+00  -1.8777300e+00  -2.0490100e+00  -2.2198700e+00  -2.4418500e+00  -2.5796600e+00  -2.7282700e+00];
% 20101
az1=-11.8681+[-4.2103300e-01   1.1097100e-01   2.7613500e-01   5.0119600e-01   5.9206900e-01   6.6467200e-01   7.0604600e-01   7.3713600e-01   7.7111600e-01   7.8788300e-01   8.1910400e-01   8.4508100e-01   8.6527600e-01   8.8872500e-01   9.1326600e-01   9.3264800e-01   9.5463200e-01   9.7461900e-01   9.9991500e-01   1.0155000e+00   1.0316800e+00];
az2=447.151+[1.4902400e+00   2.5045900e-01  -4.7474700e-01  -1.7954900e+00  -2.6870000e+00  -3.6189600e+00  -4.3873100e+00  -5.1700300e+00  -6.1960000e+00  -6.5760600e+00  -7.2201900e+00  -7.7714500e+00  -8.2382100e+00  -8.8126900e+00  -9.4177100e+00  -9.8873300e+00  -1.0427400e+01  -1.0935700e+01  -1.1560300e+01  -1.1931000e+01  -1.2319100e+01];
az3=-698.575+[6.4117900e-02  -7.4680100e-01  -5.8936300e-01  -4.4309500e-01  -4.1935500e-01  -4.3661700e-01  -4.7873900e-01  -5.3996600e-01  -6.4198400e-01  -6.8517200e-01  -7.6485800e-01  -8.4059100e-01  -9.1032600e-01  -1.0040800e+00  -1.1118200e+00  -1.2008700e+00  -1.3091000e+00  -1.4165700e+00  -1.5555400e+00  -1.6415700e+00  -1.7340100e+00];
% 9037
ba1=-7.50723+[-3.8442200e-01   3.6657300e-01   5.9141700e-01   8.8092300e-01   9.9584300e-01   1.0861200e+00   1.1360400e+00   1.1702100e+00   1.2016200e+00   1.2176200e+00   1.2481800e+00   1.2738900e+00   1.2936600e+00   1.3161300e+00   1.3397800e+00   1.3592100e+00   1.3815400e+00   1.4036500e+00   1.4295600e+00   1.4453300e+00   1.4619600e+00];
ba2=444.719+[2.2354000e+00   6.1337300e-01  -3.4242600e-01  -2.0384100e+00  -3.1835600e+00  -4.3901400e+00  -5.3957500e+00  -6.4261200e+00  -7.7800300e+00  -8.2799600e+00  -9.1223800e+00  -9.8408300e+00  -1.0446300e+01  -1.1187200e+01  -1.1962900e+01  -1.2563200e+01  -1.3250500e+01  -1.3897400e+01  -1.4685800e+01  -1.5151300e+01  -1.5637600e+01];
ba3=-690.512+[5.7604800e-02  -1.1445900e+00  -1.0792000e+00  -1.0792300e+00  -1.1548900e+00  -1.2859400e+00  -1.4327900e+00  -1.6120800e+00  -1.8852500e+00  -1.9963800e+00  -2.1957600e+00  -2.3790200e+00  -2.5426500e+00  -2.7551800e+00  -2.9914500e+00  -3.1833000e+00  -3.4125000e+00  -3.6370800e+00  -3.9232600e+00  -4.0983100e+00  -4.2854700e+00];
% 21922
bb1=-12.9198+[-4.7547600e-01   8.1520100e-02   2.5343400e-01   4.9460100e-01   5.9477500e-01   6.7599100e-01   7.2495900e-01   7.6409000e-01   8.0889500e-01   8.2991600e-01   8.6764100e-01   8.9888900e-01   9.2341300e-01   9.5210700e-01   9.8223500e-01   1.0061500e+00   1.0333000e+00   1.0580900e+00   1.0895000e+00   1.1087100e+00   1.1287100e+00];
bb2=450.785+[1.6834100e+00   2.8822500e-01  -5.3195600e-01  -1.9971600e+00  -2.9819100e+00  -4.0146900e+00  -4.8694100e+00  -5.7435300e+00  -6.8946600e+00  -7.3222200e+00  -8.0482300e+00  -8.6707300e+00  -9.1986300e+00  -9.8492700e+00  -1.0535500e+01  -1.1069000e+01  -1.1683600e+01  -1.2263100e+01  -1.2976400e+01  -1.3400500e+01  -1.3845500e+01];
bb3=-694.998+[-1.6044100e-01  -7.9437900e-01  -5.3830500e-01  -2.5021300e-01  -1.4093100e-01  -7.0665100e-02  -4.1306500e-02  -3.0288400e-02  -3.8768800e-02  -4.7944900e-02  -7.1095400e-02  -9.9598500e-02  -1.3018500e-01  -1.7687400e-01  -2.3642700e-01  -2.8888900e-01  -3.5599200e-01  -4.2567400e-01  -5.1954200e-01  -5.7947400e-01  -6.4496900e-01];

xk1=bb1-ba1;
xk2=bb2-ba2;
xk3=bb3-ba3;
yl1=ay1-az1;
yl2=ay2-az2;
yl3=ay3-az3;
y6=[yl1',yl2',yl3'];
x6=[xk1',xk2',xk3'];

for n=1:k
    mag6x(n)=sqrt(x6(n,1)^2+x6(n,2)^2+x6(n,3)^2);
end
for n=1:k
    mag6y(n)=sqrt(y6(n,1)^2+y6(n,2)^2+y6(n,3)^2);
end
for n=1:k
    height6(n)=mag6y(1,1)-mag6y(1,n);
end
for n=1:k
    width6(n)=mag6x(1,1)-mag6x(1,n);
end


%% model13_Fixed_Tether_S2_4P
t13=[2 2.05126 2.11533 2.16533 2.2247 2.25107 2.31707 2.35251 2.40079 2.4548 2.50774 2.55564 2.60228 2.65931 2.70659 2.75382 2.80395 2.85431 2.90296 2.95231 3];
% 4457
bc1=-9.37506+[4.0951700e-01   4.3116700e-01   4.6460800e-01   4.9578700e-01   5.2870100e-01   5.6232000e-01   5.9800000e-01   6.3039300e-01   6.6133200e-01   6.9313000e-01   7.2563700e-01   7.5810400e-01   7.9621500e-01   8.2310700e-01   8.4749200e-01   8.7949100e-01   9.1053600e-01   9.4754700e-01   9.8468800e-01   1.0260100e+00   1.0515900e+00];
bc2=448.144+[2.2612600e+00   2.1660800e+00   1.9390000e+00   1.6921800e+00   1.3983500e+00   1.0811700e+00   7.3987000e-01   3.6942400e-01  -2.6722400e-02  -4.3596500e-01  -8.6006500e-01  -1.3023800e+00  -1.8469100e+00  -2.2561100e+00  -2.6360900e+00  -3.1532700e+00  -3.6721900e+00  -4.2843200e+00  -4.8830700e+00  -5.5408700e+00  -5.9463000e+00];
bc3=-689.149+[-8.5921900e-01  -8.5333300e-01  -7.9950400e-01  -7.2879200e-01  -6.4385200e-01  -5.6515200e-01  -4.8936000e-01  -4.2132000e-01  -3.6134400e-01  -3.1426100e-01  -2.7738700e-01  -2.4748300e-01  -2.1838800e-01  -2.0220700e-01  -1.9031400e-01  -1.7980800e-01  -1.7484900e-01  -1.7743700e-01  -1.8946500e-01  -2.1317800e-01  -2.3292200e-01];
% 20101
bd1=-11.8681+[2.4412800e-01   2.5791600e-01   2.7578400e-01   2.9077600e-01   3.0614200e-01   3.2242600e-01   3.4057000e-01   3.5760500e-01   3.7559600e-01   3.9516200e-01   4.1566000e-01   4.3708500e-01   4.6309300e-01   4.8195500e-01   4.9909600e-01   5.2155300e-01   5.4355600e-01   5.7085700e-01   5.9832300e-01   6.2934200e-01   6.4887000e-01];
bd2=447.151+[1.4800000e+00   1.4385000e+00   1.3430400e+00   1.2327900e+00   1.0980000e+00   9.4749500e-01   7.7287300e-01   5.7100600e-01   3.4700700e-01   1.0905800e-01  -1.4789400e-01  -4.2607600e-01  -7.7778400e-01  -1.0494700e+00  -1.3043700e+00  -1.6564700e+00  -2.0153100e+00  -2.4431000e+00  -2.8656400e+00  -3.3334600e+00  -3.6236500e+00];
bd3=-698.575+[-6.3160100e-01  -6.2721900e-01  -5.8741600e-01  -5.3112000e-01  -4.6293200e-01  -4.0348000e-01  -3.4311200e-01  -2.8838400e-01  -2.3870700e-01  -1.9973500e-01  -1.6752600e-01  -1.3897800e-01  -1.0792600e-01  -8.7923200e-02  -7.1222900e-02  -5.2229200e-02  -3.6784000e-02  -2.4496000e-02  -1.9558100e-02  -2.1592400e-02  -2.6538600e-02];
% 9037
be1=-7.50723+[4.8159700e-01   5.0348700e-01   5.3722500e-01   5.6848900e-01   6.0126100e-01   6.3410100e-01   6.6837500e-01   7.0063200e-01   7.3182200e-01   7.6344100e-01   7.9549500e-01   8.2739100e-01   8.6474200e-01   8.9113700e-01   9.1507600e-01   9.4660100e-01   9.7712500e-01   1.0131600e+00   1.0486500e+00   1.0875700e+00   1.1113400e+00];
be2=444.719+[2.2426500e+00   2.1562200e+00   1.9485900e+00   1.7223500e+00   1.4529200e+00   1.1607400e+00   8.4530000e-01   5.0275900e-01   1.3625300e-01  -2.4317600e-01  -6.3726100e-01  -1.0489500e+00  -1.5558900e+00  -1.9372000e+00  -2.2911600e+00  -2.7729200e+00  -3.2563600e+00  -3.8264200e+00  -4.3840500e+00  -4.9966400e+00  -5.3741700e+00];
be3=-690.512+[-7.0677700e-01  -7.2370400e-01  -7.2053700e-01  -7.0188800e-01  -6.7630400e-01  -6.5634200e-01  -6.3930200e-01  -6.3009400e-01  -6.2936000e-01  -6.3974500e-01  -6.5862000e-01  -6.8345900e-01  -7.1876200e-01  -7.4845400e-01  -7.7803100e-01  -8.2194800e-01  -8.6952200e-01  -9.3232300e-01  -1.0014600e+00  -1.0859300e+00  -1.1422000e+00];
% 21922
bf1=-12.9198+[2.1334200e-01   2.2764900e-01   2.4625900e-01   2.6247500e-01   2.7925500e-01   2.9806700e-01   3.1954500e-01   3.3762900e-01   3.5596800e-01   3.7621600e-01   3.9749600e-01   4.1975300e-01   4.4658800e-01   4.6589900e-01   4.8339900e-01   5.0629100e-01   5.2885400e-01   5.5743500e-01   5.8682500e-01   6.2074800e-01   6.4244200e-01];
bf2=450.785+[1.6817900e+00   1.6321700e+00   1.5098900e+00   1.3670100e+00   1.1922300e+00   1.0045900e+00   7.9145900e-01   5.4879700e-01   2.8253800e-01   4.6729200e-03  -2.9175900e-01  -6.1033800e-01  -1.0117200e+00  -1.3205100e+00  -1.6099000e+00  -2.0087100e+00  -2.4143500e+00  -2.8975000e+00  -3.3740900e+00  -3.9012300e+00  -4.2280400e+00];
bf3=-694.998+[-8.5956700e-01  -8.4558300e-01  -7.7478500e-01  -6.8149400e-01  -5.6903700e-01  -4.6913600e-01  -3.6758400e-01  -2.7093800e-01  -1.7909200e-01  -1.0106900e-01  -3.1040900e-02   3.5355600e-02   1.1178300e-01   1.6485200e-01   2.1170400e-01   2.7067800e-01   3.2525800e-01   3.8277100e-01   4.3080400e-01   4.7493700e-01   4.9790600e-01];

xm1=bf1-be1;
xm2=bf2-be2;
xm3=bf3-be3;
yn1=bc1-bd1;
yn2=bc2-bd2;
yn3=bc3-bd3;
y13=[yn1',yn2',yn3'];
x13=[xm1',xm2',xm3'];

for n=1:k
    mag13x(n)=sqrt(x13(n,1)^2+x13(n,2)^2+x13(n,3)^2);
end
for n=1:k
    mag13y(n)=sqrt(y13(n,1)^2+y13(n,2)^2+y13(n,3)^2);
end
for n=1:k
    height13(n)=mag13y(1,1)-mag13y(1,n);
end
for n=1:k
    width13(n)=mag13x(1,1)-mag13x(1,n);
end


%% model14_Fixed_NoTether/S2_4P
t14=[2 2.05126 2.11533 2.17471 2.20107 2.25678 2.30078 2.35474 2.41562 2.45083 2.5117 2.55021 2.60026 2.65289 2.70081 2.75198 2.8011 2.85607 2.90043 2.95245 3];

% 4457
bg1=-9.37506+[-3.0019200e-01   1.1960400e-01   5.4596600e-01   7.1595700e-01   8.7761200e-01   9.5872400e-01   1.0813100e+00   1.1310000e+00   1.2341400e+00   1.2481200e+00   1.3079000e+00   1.3425600e+00   1.3743200e+00   1.4121800e+00   1.4420100e+00   1.4729600e+00   1.4997000e+00   1.5321100e+00   1.5623000e+00   1.5997100e+00   1.6123400e+00];
bg2=448.144+[2.4402900e+00   1.7014100e+00   1.3256800e-01  -8.0070300e-01  -2.2374400e+00  -3.1987900e+00  -4.8549800e+00  -5.5610800e+00  -7.1621400e+00  -7.3904300e+00  -8.4841300e+00  -9.2057600e+00  -9.9048200e+00  -1.0762000e+01  -1.1471300e+01  -1.2243400e+01  -1.2938200e+01  -1.3754600e+01  -1.4487900e+01  -1.5388900e+01  -1.5691600e+01];
bg3=-689.149+[-6.9515600e-01  -8.1467000e-01  -4.6569000e-01  -3.4604100e-01  -2.4147800e-01  -2.1414600e-01  -2.3516300e-01  -2.6412400e-01  -3.7419600e-01  -3.9432200e-01  -5.0765100e-01  -5.9574400e-01  -6.9071900e-01  -8.2037200e-01  -9.3869600e-01  -1.0788800e+00  -1.2152500e+00  -1.3883200e+00  -1.5545900e+00  -1.7732000e+00  -1.8497000e+00];
% 20101
bh1=-11.8681+[-2.9902300e-01   9.3914100e-04   3.1455800e-01   4.4348000e-01   5.6594600e-01   6.2554200e-01   7.1602100e-01   7.5316700e-01   8.3148000e-01   8.4214300e-01   8.8801200e-01   9.1465000e-01   9.3869200e-01   9.6705200e-01   9.8992500e-01   1.0141300e+00   1.0354900e+00   1.0617300e+00   1.0857700e+00   1.1155500e+00   1.1253700e+00];
bh2=447.151+[1.7507100e+00   1.1475700e+00   4.7550300e-02  -6.3627300e-01  -1.7091600e+00  -2.4263100e+00  -3.6413700e+00  -4.1520900e+00  -5.3034200e+00  -5.4674600e+00  -6.2535100e+00  -6.7726700e+00  -7.2756100e+00  -7.8930100e+00  -8.4047500e+00  -8.9631100e+00  -9.4665100e+00  -1.0059000e+01  -1.0591200e+01  -1.1246100e+01  -1.1465600e+01];
bh3=-698.575+[-5.5128000e-01  -6.3615800e-01  -3.2655700e-01  -2.2338200e-01  -1.3541200e-01  -1.1301800e-01  -1.2741100e-01  -1.4656100e-01  -2.1866500e-01  -2.3171800e-01  -3.0511400e-01  -3.6175100e-01  -4.2250500e-01  -5.0500200e-01  -5.8008300e-01  -6.6867800e-01  -7.5436600e-01  -8.6276900e-01  -9.6681200e-01  -1.1033200e+00  -1.1508600e+00];
% 9037
bi1=-7.50723+[-2.4777100e-01   1.8275700e-01   6.1633800e-01   7.8588200e-01   9.4611300e-01   1.0252900e+00   1.1397900e+00   1.1849400e+00   1.2769100e+00   1.2892200e+00   1.3410800e+00   1.3705600e+00   1.3972200e+00   1.4286900e+00   1.4532000e+00   1.4783200e+00   1.4998100e+00   1.5260500e+00   1.5507800e+00   1.5814800e+00   1.5918800e+00];
bi2=444.719+[2.4035900e+00   1.7020700e+00   2.1644500e-01  -6.7371800e-01  -2.0460900e+00  -2.9631600e+00  -4.5387200e+00  -5.2079700e+00  -6.7197200e+00  -6.9347000e+00  -7.9625000e+00  -8.6388600e+00  -9.2926700e+00  -1.0092500e+01  -1.0752800e+01  -1.1470000e+01  -1.2113900e+01  -1.2868500e+01  -1.3544500e+01  -1.4372900e+01  -1.4650500e+01];
bi3=-690.512+[-5.2198300e-01  -7.2790000e-01  -5.7194100e-01  -5.4633300e-01  -5.7139700e-01  -6.2743900e-01  -7.9289400e-01  -8.8404100e-01  -1.1347900e+00  -1.1747800e+00  -1.3823400e+00  -1.5316000e+00  -1.6852200e+00  -1.8858600e+00  -2.0620200e+00  -2.2642300e+00  -2.4557000e+00  -2.6926400e+00  -2.9153200e+00  -3.2019700e+00  -3.3010800e+00];
% 21922
bk1=-12.9198+[-3.4854100e-01  -3.3713200e-02   2.9282800e-01   4.2919900e-01   5.5872500e-01   6.2289800e-01   7.2474100e-01   7.6735700e-01   8.5849800e-01   8.7103200e-01   9.2543000e-01   9.5745100e-01   9.8666800e-01   1.0214900e+00   1.0497700e+00   1.0799700e+00   1.1067100e+00   1.1393300e+00   1.1691700e+00   1.2060500e+00   1.2182500e+00];
bk2=450.785+[1.9490300e+00   1.2976200e+00   4.6916400e-02  -7.1430500e-01  -1.9016800e+00  -2.6945100e+00  -4.0425000e+00  -4.6113100e+00  -5.8984400e+00  -6.0822300e+00  -6.9644300e+00  -7.5482800e+00  -8.1147100e+00  -8.8111000e+00  -9.3891500e+00  -1.0020800e+01  -1.0591200e+01  -1.1263800e+01  -1.1869000e+01  -1.2615400e+01  -1.2866100e+01];
bk3=-694.998+[-7.8074900e-01  -8.0643100e-01  -3.3184900e-01  -1.4922000e-01   4.9091300e-02   1.4077600e-01   2.4249100e-01   2.7174400e-01   3.0727300e-01   3.0925800e-01   3.0683100e-01   2.9595100e-01   2.7865100e-01   2.4833800e-01   2.1545100e-01   1.7185700e-01   1.2584300e-01   6.3065700e-02  -1.0109000e-03  -8.9614100e-02  -1.2135000e-01];

xo1=bk1-bi1;
xo2=bk2-bi2;
xo3=bk3-bi3;
yp1=bg1-bh1;
yp2=bg2-bh2;
yp3=bg3-bh3;
x14=[xo1',xo2',xo3'];
y14=[yp1',yp2',yp3'];

for n=1:k
    mag14x(n)=sqrt(x14(n,1)^2+x14(n,2)^2+x14(n,3)^2);
end
for n=1:k
    mag14y(n)=sqrt(y14(n,1)^2+y14(n,2)^2+y14(n,3)^2);
end
for n=1:k
    height14(n)=mag14y(1,1)-mag14y(1,n);
end
for n=1:k
    width14(n)=mag14x(1,1)-mag14x(1,n);
end

%% Percent change
% bar plot
figure(1)
pc15x=(mag15x(21)/mag15x(1)*100)-100;
pc15y=(mag15y(21)/mag15y(1)*100)-100;
pc15=[pc15y,pc15x];

pc1x=(mag1x(21)/mag1x(1)*100)-100;
pc1y=(mag1y(21)/mag1y(1)*100)-100;
pc1=[pc1y,pc1x];

pc2x=(mag2x(21)/mag2x(1)*100)-100;
pc2y=(mag2y(21)/mag2y(1)*100)-100;
pc2=[pc2y,pc2x];

pc3x=(mag3x(21)/mag3x(1)*100)-100;
pc3y=(mag3y(21)/mag3y(1)*100)-100;
pc3=[pc3y,pc3x];

pc4x=(mag4x(21)/mag4x(1)*100)-100;
pc4y=(mag4y(21)/mag4y(1)*100)-100;
pc4=[pc4y,pc4x];

pc5x=(mag5x(21)/mag5x(1)*100)-100;
pc5y=(mag5y(21)/mag5y(1)*100)-100;
pc5=[pc5y,pc5x];

pc6x=(mag6x(21)/mag6x(1)*100)-100;
pc6y=(mag6y(21)/mag6y(1)*100)-100;
pc6=[pc6y,pc6x];

pc13x=(mag13x(21)/mag13x(1)*100)-100;
pc13y=(mag13y(21)/mag13y(1)*100)-100;
pc13=[pc13y,pc13x];


pc14x=(mag14x(21)/mag14x(1)*100)-100;
pc14y=(mag14y(21)/mag14y(1)*100)-100;
pc14=[pc14y,pc14x];

PC=[pc15;pc1;pc2;pc3;pc4;pc5;pc6;pc13;pc14];
bar(PC)
xticklabels({'Intact','Model 1','Model 2', 'Model 3','Model 4','Model 5','Model 6','Model 13','model 14'})
ylabel('Percent Change')
legend('Height','Width','location','northwest')
title('Absolute Foraminal Percent Change Under 2 N-m of extension (4P)')

%% figures
figure(2)

plot((t15-2)*(-2),-1*height15,'b')
hold on
plot((t15-2)*(-2),-1*width15,'-.b')
hold on

plot((t1-2)*(-2),-1*height1,'r')
hold on
plot((t1-2)*(-2),-1*width1,'-.r')
hold on

plot((t2-2)*(-2),-1*height2,'g')
hold on
plot((t2-2)*(-2),-1*width2,'-.g')
hold on

plot((t3-2)*(-2),-1*height3,'c')
hold on
plot((t3-2)*(-2),-1*width3,'-.c')
hold on

plot((t4-2)*(-2),-1*height4,'color',[.49 1 .63])
hold on
plot((t4-2)*(-2),-1*width4,'-.','color',[.49 1 .63])
hold on

plot((t5-2)*(-2),-1*height5,'color',[0.75, 0, 0.75])
hold on
plot((t5-2)*(-2),-1*width5,'-.','color',[0.75, 0, 0.75])
hold on

plot((t6-2)*(-2),-1*height6,'color',[0 0.5 1])
hold on
plot((t6-2)*(-2),-1*width6,'-.','color',[0 0.5 1])
hold on

plot((t13-2)*(-2),-1*height13,'color',[0.2 0 0])
hold on
plot((t13-2)*(-2),-1*width13,'-.','color',[0.2 0 0])
hold on

plot((t14-2)*(-2),-1*height14,'color',[1 .5 0])
hold on
plot((t14-2)*(-2),-1*width14,'-.','color',[1 .5 0])
hold on

xlabel('Moment (N-m)')
ylabel({'Narrowing/Widening (mm)';'(Positive is Widening, Negative is Narrowing)'})
title('C4-C5 Right Hand Foreman Narrowing/Widening Under 2 N-m of Extension (4P)')
legend('intact height','intact width','model 1 height', 'model 1 width','model 2 height','model 2 width','model 3 height', 'model 3 width','model 4 height','model 4 width','model 5 height','model 5 width','model 6 height','model 6 width','model 13 height','model 13 width','model 14 height','model 14 width','location','southwest')
